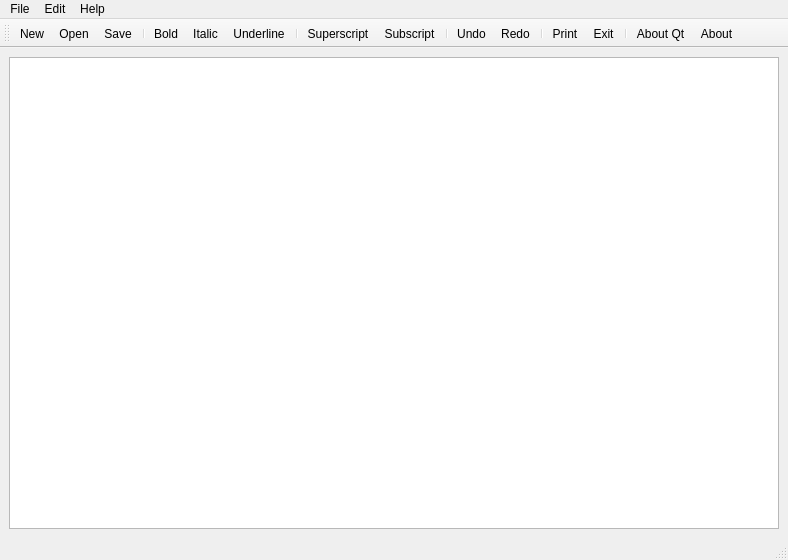
<?xml version="1.0" encoding="UTF-8"?>
<ui version="4.0">
 <class>MainWindow</class>
 <widget class="QMainWindow" name="MainWindow">
  <property name="geometry">
   <rect>
    <x>0</x>
    <y>0</y>
    <width>788</width>
    <height>560</height>
   </rect>
  </property>
  <property name="windowTitle">
   <string>MainWindow</string>
  </property>
  <property name="windowIcon">
   <iconset resource="resource.qrc">
    <normaloff>:/Assets/icons/notepad.png</normaloff>:/Assets/icons/notepad.png</iconset>
  </property>
  <widget class="QWidget" name="centralwidget">
   <layout class="QGridLayout" name="gridLayout">
    <item row="0" column="0">
     <widget class="QTextEdit" name="textEdit"/>
    </item>
   </layout>
  </widget>
  <widget class="QMenuBar" name="menubar">
   <property name="geometry">
    <rect>
     <x>0</x>
     <y>0</y>
     <width>788</width>
     <height>22</height>
    </rect>
   </property>
   <widget class="QMenu" name="menuEdit">
    <property name="title">
     <string>Edit</string>
    </property>
    <addaction name="actionUndo"/>
    <addaction name="actionRedo"/>
    <addaction name="separator"/>
    <addaction name="actionBold"/>
    <addaction name="actionItalic"/>
    <addaction name="actionUnderline"/>
   </widget>
   <widget class="QMenu" name="menuHelp">
    <property name="title">
     <string>Help</string>
    </property>
    <addaction name="actionAbout"/>
    <addaction name="actionAbout_Me"/>
   </widget>
   <widget class="QMenu" name="menugf">
    <property name="title">
     <string>File</string>
    </property>
    <addaction name="actionNew"/>
    <addaction name="actionOpen"/>
    <addaction name="actionSave"/>
    <addaction name="actionPrint"/>
    <addaction name="actionExit"/>
   </widget>
   <addaction name="menugf"/>
   <addaction name="menuEdit"/>
   <addaction name="menuHelp"/>
  </widget>
  <widget class="QStatusBar" name="statusbar"/>
  <widget class="QToolBar" name="toolBar">
   <property name="windowTitle">
    <string>toolBar</string>
   </property>
   <attribute name="toolBarArea">
    <enum>TopToolBarArea</enum>
   </attribute>
   <attribute name="toolBarBreak">
    <bool>false</bool>
   </attribute>
   <addaction name="actionNew"/>
   <addaction name="actionOpen"/>
   <addaction name="actionSave"/>
   <addaction name="separator"/>
   <addaction name="actionBold"/>
   <addaction name="actionItalic"/>
   <addaction name="actionUnderline"/>
   <addaction name="separator"/>
   <addaction name="actionSuperscript"/>
   <addaction name="actionSubscript"/>
   <addaction name="separator"/>
   <addaction name="actionUndo"/>
   <addaction name="actionRedo"/>
   <addaction name="separator"/>
   <addaction name="actionPrint"/>
   <addaction name="actionExit"/>
   <addaction name="separator"/>
   <addaction name="actionAbout"/>
   <addaction name="actionAbout_Me"/>
  </widget>
  <action name="actionNew">
   <property name="icon">
    <iconset resource="resource.qrc">
     <normaloff>:/Assets/icons/newFileIcon.ico</normaloff>:/Assets/icons/newFileIcon.ico</iconset>
   </property>
   <property name="text">
    <string>New</string>
   </property>
   <property name="shortcut">
    <string>Ctrl+N</string>
   </property>
  </action>
  <action name="actionSave">
   <property name="icon">
    <iconset resource="resource.qrc">
     <normaloff>:/Assets/icons/saveFileIcon.ico</normaloff>:/Assets/icons/saveFileIcon.ico</iconset>
   </property>
   <property name="text">
    <string>Save</string>
   </property>
   <property name="shortcut">
    <string>Ctrl+S</string>
   </property>
  </action>
  <action name="actionPrint">
   <property name="icon">
    <iconset resource="resource.qrc">
     <normaloff>:/Assets/icons/printIcon.ico</normaloff>:/Assets/icons/printIcon.ico</iconset>
   </property>
   <property name="text">
    <string>Print</string>
   </property>
   <property name="shortcut">
    <string>Ctrl+P</string>
   </property>
  </action>
  <action name="actionExit">
   <property name="icon">
    <iconset resource="resource.qrc">
     <normaloff>:/Assets/icons/quitIcon.png</normaloff>:/Assets/icons/quitIcon.png</iconset>
   </property>
   <property name="text">
    <string>Exit</string>
   </property>
   <property name="shortcut">
    <string>Ctrl+Q</string>
   </property>
  </action>
  <action name="actionUndo">
   <property name="icon">
    <iconset resource="resource.qrc">
     <normaloff>:/Assets/icons/undoIcon.png</normaloff>:/Assets/icons/undoIcon.png</iconset>
   </property>
   <property name="text">
    <string>Undo</string>
   </property>
   <property name="shortcut">
    <string>Ctrl+Z</string>
   </property>
  </action>
  <action name="actionRedo">
   <property name="icon">
    <iconset resource="resource.qrc">
     <normaloff>:/Assets/icons/redoIcon.png</normaloff>:/Assets/icons/redoIcon.png</iconset>
   </property>
   <property name="text">
    <string>Redo</string>
   </property>
   <property name="shortcut">
    <string>Ctrl+Y</string>
   </property>
  </action>
  <action name="actionBold">
   <property name="icon">
    <iconset resource="resource.qrc">
     <normaloff>:/Assets/icons/bold-text.png</normaloff>:/Assets/icons/bold-text.png</iconset>
   </property>
   <property name="text">
    <string>Bold</string>
   </property>
   <property name="shortcut">
    <string>Ctrl+B</string>
   </property>
  </action>
  <action name="actionItalic">
   <property name="icon">
    <iconset resource="resource.qrc">
     <normaloff>:/Assets/icons/italic.png</normaloff>:/Assets/icons/italic.png</iconset>
   </property>
   <property name="text">
    <string>Italic</string>
   </property>
   <property name="shortcut">
    <string>Ctrl+I</string>
   </property>
  </action>
  <action name="actionUnderline">
   <property name="icon">
    <iconset resource="resource.qrc">
     <normaloff>:/Assets/icons/underline.png</normaloff>:/Assets/icons/underline.png</iconset>
   </property>
   <property name="text">
    <string>Underline</string>
   </property>
   <property name="shortcut">
    <string>Ctrl+U</string>
   </property>
  </action>
  <action name="actionAbout">
   <property name="icon">
    <iconset resource="resource.qrc">
     <normaloff>:/Assets/icons/aboutQtIcon.png</normaloff>:/Assets/icons/aboutQtIcon.png</iconset>
   </property>
   <property name="text">
    <string>About Qt</string>
   </property>
  </action>
  <action name="actionAbout_Me">
   <property name="icon">
    <iconset resource="resource.qrc">
     <normaloff>:/Assets/icons/aboutIcon.png</normaloff>:/Assets/icons/aboutIcon.png</iconset>
   </property>
   <property name="text">
    <string>About</string>
   </property>
  </action>
  <action name="actionSuperscript">
   <property name="icon">
    <iconset resource="resource.qrc">
     <normaloff>:/Assets/icons/superscript.png</normaloff>:/Assets/icons/superscript.png</iconset>
   </property>
   <property name="text">
    <string>Superscript</string>
   </property>
  </action>
  <action name="actionSubscript">
   <property name="icon">
    <iconset resource="resource.qrc">
     <normaloff>:/Assets/icons/subscript.png</normaloff>:/Assets/icons/subscript.png</iconset>
   </property>
   <property name="text">
    <string>Subscript</string>
   </property>
  </action>
  <action name="actionOpen">
   <property name="icon">
    <iconset resource="resource.qrc">
     <normaloff>:/Assets/icons/openFileIcon.ico</normaloff>:/Assets/icons/openFileIcon.ico</iconset>
   </property>
   <property name="text">
    <string>Open</string>
   </property>
   <property name="shortcut">
    <string>Ctrl+O</string>
   </property>
  </action>
 </widget>
 <resources>
  <include location="resource.qrc"/>
 </resources>
 <connections/>
</ui>
